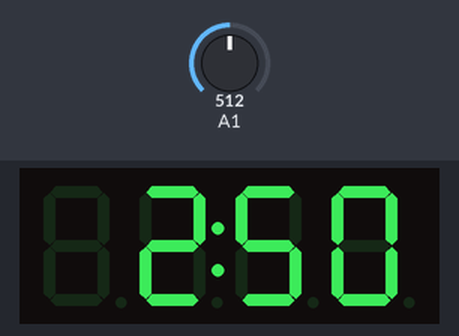
A sketch run on a simulated ATtiny85, built with avr-gcc and run on an emulated ATtiny85. Shown: 4-digit seven-segment display. Inputs (shaded band) come from the test bench; at power-on: A1 = 512.

Above: at 1.2 s.
1.3 s: A1 set to 716
At 2.5 s:
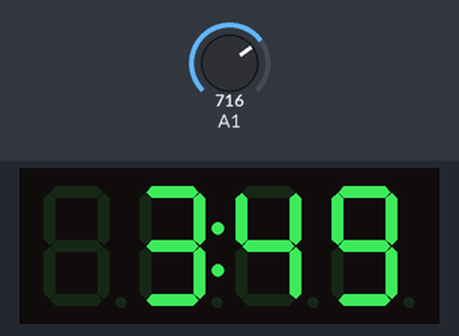
2.8 s: A1 set to 900
At 3.3 s:
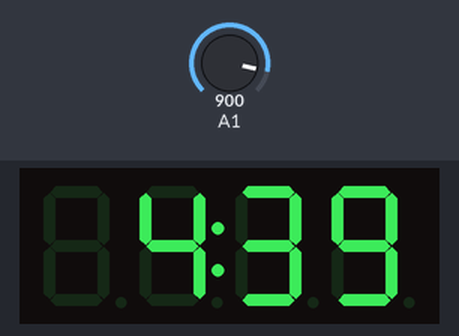
4.4 s: A1 set to 1023
At 5.2 s:
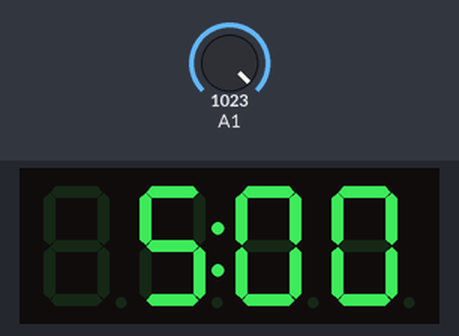
Timing chart, 0 to 7.4 s (numbered marks = the images above; inputs shaded):
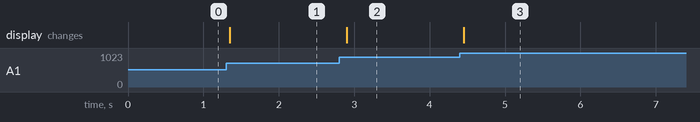

The sketch:

TM1637-adc2.ino
```cpp
// (licence header left out)
// ATMEL ATTINY85
//
//                  +-\/-+
//      (D 5) PB5  1|    |8  Vcc
//  DIO (D 3) PB3  2|    |7  PB2 (D 2) adc1
//  CLK (D 4) PB4  3|    |6  PB1 (D 1)
//            GND  4|    |5  PB0 (D 0)
//                  +----+

#include <TM1637Display.h>

// Module connection pins (Digital Pins)
#define CLK 4
#define DIO 3

long adc1 = 0;

TM1637Display display(CLK, DIO);

void setup() {
  display.setBrightness(0x02);
}

void loop() {
  // ADC = ADC1 * 5 V / 1023 (0-5 V)
  // ADC = ADC * 100 {2 decimal places)
  adc1 = analogRead(1) * 500L / 1023;

  // value, decimal dot, no leading zeros
  display.showNumberDecEx(adc1, 0b01000000, false);
  delay(200);
}
```

Measured:
- after the input at 1.3 s, the display: changes after 0.05 s (image 1)
- after the input at 2.8 s, the display: changes after 0.10 s (image 2)
- after the input at 4.4 s, the display: changes after 0.06 s (image 3)
